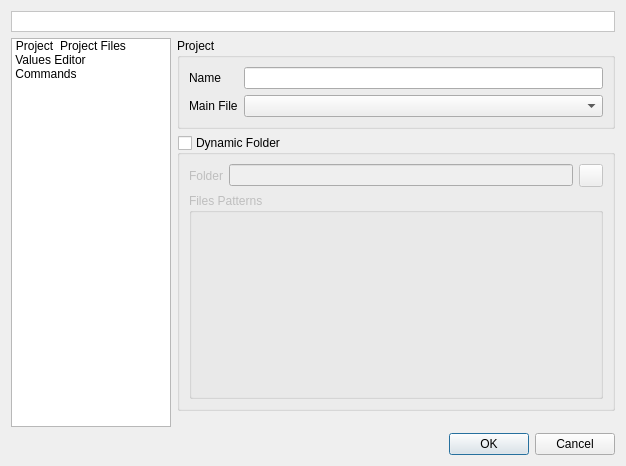
<?xml version="1.0" encoding="UTF-8"?>
<ui version="4.0">
 <class>UIXUPEditor</class>
 <widget class="QDialog" name="UIXUPEditor">
  <property name="geometry">
   <rect>
    <x>0</x>
    <y>0</y>
    <width>626</width>
    <height>466</height>
   </rect>
  </property>
  <layout class="QGridLayout" name="gridLayout_2">
   <item row="1" column="0">
    <widget class="QListWidget" name="lwPages">
     <property name="minimumSize">
      <size>
       <width>160</width>
       <height>0</height>
      </size>
     </property>
     <property name="maximumSize">
      <size>
       <width>160</width>
       <height>16777215</height>
      </size>
     </property>
     <property name="iconSize">
      <size>
       <width>22</width>
       <height>22</height>
      </size>
     </property>
     <property name="movement">
      <enum>QListView::Static</enum>
     </property>
     <property name="viewMode">
      <enum>QListView::IconMode</enum>
     </property>
     <item>
      <property name="text">
       <string>Project</string>
      </property>
      <property name="icon">
       <iconset resource="../../resources/resources.qrc">
        <normaloff>:/xupeditor/icons/xupeditor/project.png</normaloff>:/xupeditor/icons/xupeditor/project.png</iconset>
      </property>
     </item>
     <item>
      <property name="text">
       <string>Project Files</string>
      </property>
      <property name="icon">
       <iconset resource="../../resources/resources.qrc">
        <normaloff>:/xupeditor/icons/xupeditor/files.png</normaloff>:/xupeditor/icons/xupeditor/files.png</iconset>
      </property>
     </item>
     <item>
      <property name="text">
       <string>Values Editor</string>
      </property>
      <property name="icon">
       <iconset resource="../../resources/resources.qrc">
        <normaloff>:/xupeditor/icons/xupeditor/values.png</normaloff>:/xupeditor/icons/xupeditor/values.png</iconset>
      </property>
     </item>
     <item>
      <property name="text">
       <string>Commands</string>
      </property>
      <property name="icon">
       <iconset resource="../../resources/resources.qrc">
        <normaloff>:/xupeditor/icons/xupeditor/compiler.png</normaloff>:/xupeditor/icons/xupeditor/compiler.png</iconset>
      </property>
     </item>
    </widget>
   </item>
   <item row="1" column="1">
    <widget class="QStackedWidget" name="swPages">
     <widget class="QWidget" name="wProject">
      <layout class="QVBoxLayout" name="verticalLayout_2">
       <property name="margin">
        <number>0</number>
       </property>
       <item>
        <widget class="QGroupBox" name="gbProject">
         <property name="sizePolicy">
          <sizepolicy hsizetype="Preferred" vsizetype="Maximum">
           <horstretch>0</horstretch>
           <verstretch>0</verstretch>
          </sizepolicy>
         </property>
         <property name="title">
          <string>Project</string>
         </property>
         <layout class="QGridLayout" name="gridLayout">
          <item row="0" column="0">
           <widget class="QLabel" name="lProjectName">
            <property name="text">
             <string>Name</string>
            </property>
            <property name="buddy">
             <cstring>leProjectName</cstring>
            </property>
           </widget>
          </item>
          <item row="0" column="1">
           <widget class="QLineEdit" name="leProjectName"/>
          </item>
          <item row="1" column="0">
           <widget class="QLabel" name="lMainFile">
            <property name="text">
             <string>Main File</string>
            </property>
           </widget>
          </item>
          <item row="1" column="1">
           <widget class="QComboBox" name="cbMainFile">
            <property name="sizePolicy">
             <sizepolicy hsizetype="Expanding" vsizetype="Fixed">
              <horstretch>0</horstretch>
              <verstretch>0</verstretch>
             </sizepolicy>
            </property>
           </widget>
          </item>
         </layout>
        </widget>
       </item>
       <item>
        <widget class="QGroupBox" name="gbDynamicFolder">
         <property name="sizePolicy">
          <sizepolicy hsizetype="Preferred" vsizetype="Expanding">
           <horstretch>0</horstretch>
           <verstretch>0</verstretch>
          </sizepolicy>
         </property>
         <property name="title">
          <string>Dynamic Folder</string>
         </property>
         <property name="checkable">
          <bool>true</bool>
         </property>
         <property name="checked">
          <bool>false</bool>
         </property>
         <layout class="QVBoxLayout" name="verticalLayout">
          <item>
           <layout class="QHBoxLayout" name="hlDynamicFolder">
            <item>
             <widget class="QLabel" name="lDynamicFolder">
              <property name="text">
               <string>Folder</string>
              </property>
             </widget>
            </item>
            <item>
             <widget class="QLineEdit" name="leDynamicFolder"/>
            </item>
            <item>
             <widget class="QToolButton" name="tbDynamicFolder">
              <property name="icon">
               <iconset resource="../../resources/resources.qrc">
                <normaloff>:/listeditor/icons/listeditor/folder.png</normaloff>:/listeditor/icons/listeditor/folder.png</iconset>
              </property>
             </widget>
            </item>
           </layout>
          </item>
          <item>
           <widget class="pStringListEditor" name="gbDynamicFilesPatterns">
            <property name="sizePolicy">
             <sizepolicy hsizetype="Preferred" vsizetype="Expanding">
              <horstretch>0</horstretch>
              <verstretch>0</verstretch>
             </sizepolicy>
            </property>
            <property name="title">
             <string>Files Patterns</string>
            </property>
            <property name="flat">
             <bool>true</bool>
            </property>
           </widget>
          </item>
         </layout>
        </widget>
       </item>
       <item>
        <spacer name="verticalSpacer">
         <property name="orientation">
          <enum>Qt::Vertical</enum>
         </property>
         <property name="sizeType">
          <enum>QSizePolicy::Preferred</enum>
         </property>
         <property name="sizeHint" stdset="0">
          <size>
           <width>16</width>
           <height>16</height>
          </size>
         </property>
        </spacer>
       </item>
      </layout>
     </widget>
     <widget class="QWidget" name="wProjectFiles">
      <layout class="QGridLayout" name="gridLayout_5">
       <property name="margin">
        <number>0</number>
       </property>
       <item row="0" column="0">
        <spacer name="horizontalSpacer">
         <property name="orientation">
          <enum>Qt::Horizontal</enum>
         </property>
         <property name="sizeHint" stdset="0">
          <size>
           <width>40</width>
           <height>20</height>
          </size>
         </property>
        </spacer>
       </item>
       <item row="0" column="1">
        <widget class="QToolButton" name="tbAddFile">
         <property name="icon">
          <iconset resource="../../resources/resources.qrc">
           <normaloff>:/listeditor/icons/listeditor/add.png</normaloff>:/listeditor/icons/listeditor/add.png</iconset>
         </property>
        </widget>
       </item>
       <item row="0" column="2">
        <widget class="QToolButton" name="tbEditFile">
         <property name="icon">
          <iconset resource="../../resources/resources.qrc">
           <normaloff>:/listeditor/icons/listeditor/edit.png</normaloff>:/listeditor/icons/listeditor/edit.png</iconset>
         </property>
        </widget>
       </item>
       <item row="0" column="3">
        <widget class="QToolButton" name="tbRemoveFile">
         <property name="text">
          <string>-</string>
         </property>
         <property name="icon">
          <iconset resource="../../resources/resources.qrc">
           <normaloff>:/listeditor/icons/listeditor/remove.png</normaloff>:/listeditor/icons/listeditor/remove.png</iconset>
         </property>
        </widget>
       </item>
       <item row="1" column="0" colspan="4">
        <widget class="QTreeWidget" name="twFiles">
         <property name="selectionMode">
          <enum>QAbstractItemView::ExtendedSelection</enum>
         </property>
         <property name="allColumnsShowFocus">
          <bool>true</bool>
         </property>
         <property name="headerHidden">
          <bool>true</bool>
         </property>
         <column>
          <property name="text">
           <string>1</string>
          </property>
         </column>
        </widget>
       </item>
      </layout>
     </widget>
     <widget class="VariablesEditor" name="veEditor"/>
     <widget class="CommandsEditor" name="ceEditor"/>
    </widget>
   </item>
   <item row="2" column="0" colspan="2">
    <widget class="QDialogButtonBox" name="dbbButtons">
     <property name="orientation">
      <enum>Qt::Horizontal</enum>
     </property>
     <property name="standardButtons">
      <set>QDialogButtonBox::Cancel|QDialogButtonBox::Ok</set>
     </property>
    </widget>
   </item>
   <item row="0" column="0" colspan="2">
    <widget class="QLabel" name="lTitle">
     <property name="minimumSize">
      <size>
       <width>0</width>
       <height>21</height>
      </size>
     </property>
     <property name="maximumSize">
      <size>
       <width>16777215</width>
       <height>21</height>
      </size>
     </property>
     <property name="palette">
      <palette>
       <active>
        <colorrole role="Base">
         <brush brushstyle="SolidPattern">
          <color alpha="255">
           <red>255</red>
           <green>255</green>
           <blue>255</blue>
          </color>
         </brush>
        </colorrole>
        <colorrole role="Window">
         <brush brushstyle="SolidPattern">
          <color alpha="255">
           <red>255</red>
           <green>255</green>
           <blue>255</blue>
          </color>
         </brush>
        </colorrole>
       </active>
       <inactive>
        <colorrole role="Base">
         <brush brushstyle="SolidPattern">
          <color alpha="255">
           <red>255</red>
           <green>255</green>
           <blue>255</blue>
          </color>
         </brush>
        </colorrole>
        <colorrole role="Window">
         <brush brushstyle="SolidPattern">
          <color alpha="255">
           <red>255</red>
           <green>255</green>
           <blue>255</blue>
          </color>
         </brush>
        </colorrole>
       </inactive>
       <disabled>
        <colorrole role="Base">
         <brush brushstyle="SolidPattern">
          <color alpha="255">
           <red>255</red>
           <green>255</green>
           <blue>255</blue>
          </color>
         </brush>
        </colorrole>
        <colorrole role="Window">
         <brush brushstyle="SolidPattern">
          <color alpha="255">
           <red>255</red>
           <green>255</green>
           <blue>255</blue>
          </color>
         </brush>
        </colorrole>
       </disabled>
      </palette>
     </property>
     <property name="font">
      <font>
       <weight>75</weight>
       <bold>true</bold>
      </font>
     </property>
     <property name="autoFillBackground">
      <bool>true</bool>
     </property>
     <property name="frameShape">
      <enum>QFrame::StyledPanel</enum>
     </property>
     <property name="frameShadow">
      <enum>QFrame::Raised</enum>
     </property>
     <property name="alignment">
      <set>Qt::AlignRight|Qt::AlignTrailing|Qt::AlignVCenter</set>
     </property>
     <property name="indent">
      <number>9</number>
     </property>
    </widget>
   </item>
  </layout>
 </widget>
 <customwidgets>
  <customwidget>
   <class>pStringListEditor</class>
   <extends>QGroupBox</extends>
   <header location="global">widgets/pStringListEditor.h</header>
   <container>1</container>
  </customwidget>
  <customwidget>
   <class>CommandsEditor</class>
   <extends>QFrame</extends>
   <header location="global">xupmanager/gui/CommandsEditor.h</header>
   <container>1</container>
  </customwidget>
  <customwidget>
   <class>VariablesEditor</class>
   <extends>QFrame</extends>
   <header location="global">xupmanager/gui/VariablesEditor.h</header>
   <container>1</container>
  </customwidget>
 </customwidgets>
 <resources>
  <include location="../../resources/resources.qrc"/>
 </resources>
 <connections>
  <connection>
   <sender>dbbButtons</sender>
   <signal>accepted()</signal>
   <receiver>UIXUPEditor</receiver>
   <slot>accept()</slot>
   <hints>
    <hint type="sourcelabel">
     <x>396</x>
     <y>453</y>
    </hint>
    <hint type="destinationlabel">
     <x>157</x>
     <y>274</y>
    </hint>
   </hints>
  </connection>
  <connection>
   <sender>dbbButtons</sender>
   <signal>rejected()</signal>
   <receiver>UIXUPEditor</receiver>
   <slot>reject()</slot>
   <hints>
    <hint type="sourcelabel">
     <x>464</x>
     <y>453</y>
    </hint>
    <hint type="destinationlabel">
     <x>286</x>
     <y>274</y>
    </hint>
   </hints>
  </connection>
  <connection>
   <sender>lwPages</sender>
   <signal>currentRowChanged(int)</signal>
   <receiver>swPages</receiver>
   <slot>setCurrentIndex(int)</slot>
   <hints>
    <hint type="sourcelabel">
     <x>106</x>
     <y>53</y>
    </hint>
    <hint type="destinationlabel">
     <x>175</x>
     <y>33</y>
    </hint>
   </hints>
  </connection>
  <connection>
   <sender>lwPages</sender>
   <signal>currentTextChanged(QString)</signal>
   <receiver>lTitle</receiver>
   <slot>setText(QString)</slot>
   <hints>
    <hint type="sourcelabel">
     <x>104</x>
     <y>81</y>
    </hint>
    <hint type="destinationlabel">
     <x>156</x>
     <y>16</y>
    </hint>
   </hints>
  </connection>
 </connections>
</ui>
